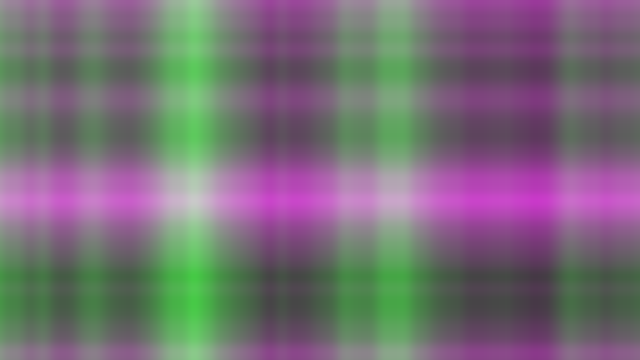
Frame 1 (no input)
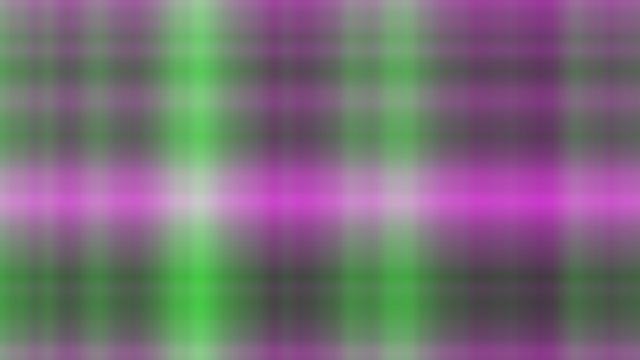
Frame 60 (the mouse pressed at the canvas centre just before this capture)
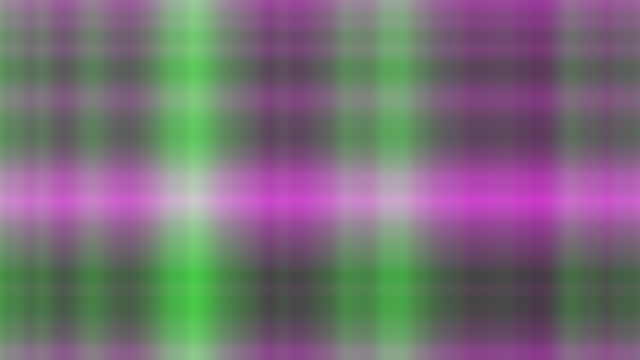
Frame 120 (the mouse held since frame 60 and released just before this capture)

The Processing sketch that drew these frames (run headless with seeded random() and noise(); from frame 60 on, the mouse is pressed at the canvas centre):

// Processing sketch: array_breath
// ── array_breath.pde
float zoff;

void setup() {
 size(640,360);
 zoff = 0.0;
}

void draw() {
  
  loadPixels();
  
  float xoff = random(0.1);
  
  for (int x = 0; x < width; x++) {
    
    float yoff = 0.0; // For every xoff, start yoff at 0.
    
    for (int y = 0; y < height; y++) {
      
      float red = map(noise(xoff),0,1,0,255);
      float blue = map(noise(yoff),0,1,0,255);
      float green = map(noise(zoff),0,1,0,255);
      
      float bright = map(noise(xoff,yoff,zoff),0,1,0,255); // Perlin noise brightness
      
      pixels[x+y*width] = color(blue,red,blue,green); // what is multiplying by width doing here?
      
      yoff += 0.01;
    }
    xoff += 0.01;
  }
  
  updatePixels();
  
  zoff += 0.1; // controls speed of changes for exposure
  
}
